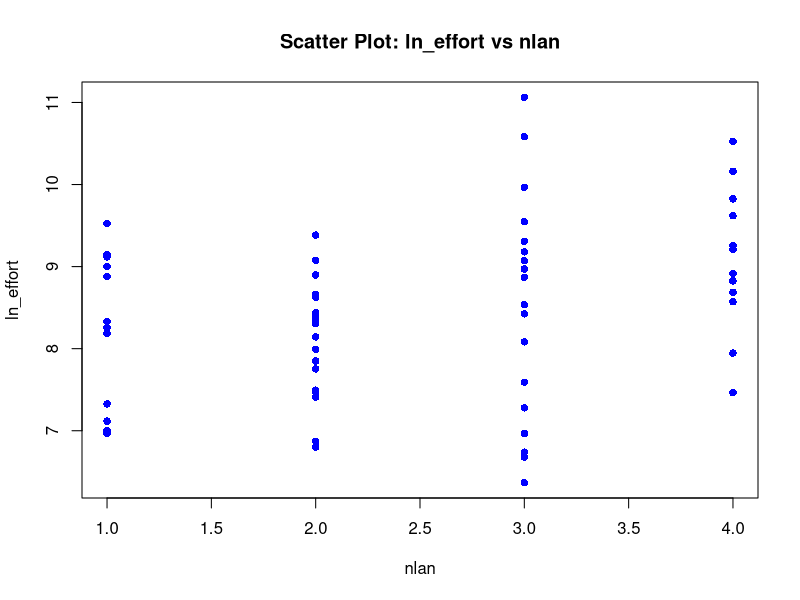
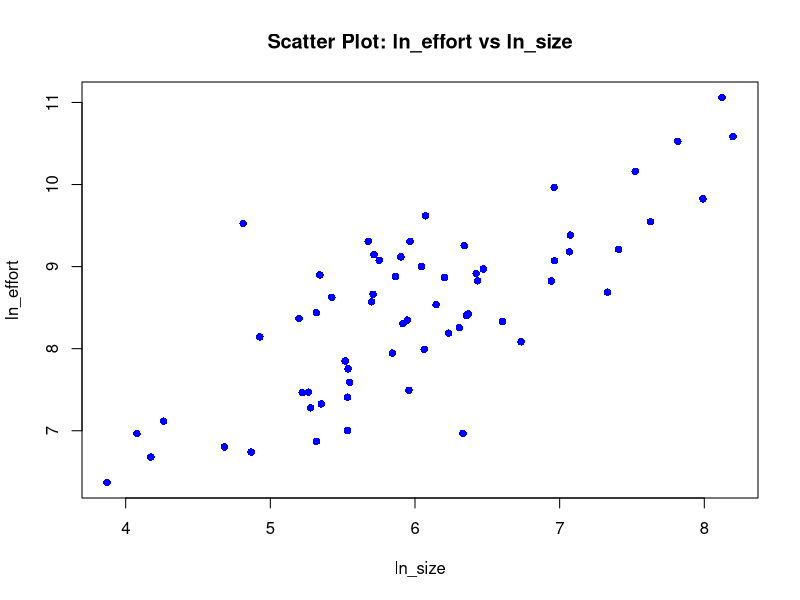

Here is the R script that generated these plots, in order:
# Read the dataset
dataset <- read.csv("./data/modified_software_cost_projects.csv", header = TRUE)

# Scatter plot of 'effort' against 'size'
plot(dataset$nlan, log(dataset$effort), main = "Scatter Plot: ln_effort vs nlan", 
     xlab = "nlan", ylab = "ln_effort", col = "blue", pch = 16)

# Save the plot to a PNG file
png("scatter_plot_effort_size.png")
dev.off()


# Read the dataset
dataset <- read.csv("./data/software_cost_projects.csv", header = TRUE)

# Scatter plot of 'effort' against 'size'
plot(log(dataset$size), log(dataset$effort), main = "Scatter Plot: ln_effort vs ln_size", 
     xlab = "ln_size", ylab = "ln_effort", col = "blue", pch = 16)

# Save the plot to a PNG file
png("scatter_plot_effort_size.png")
dev.off()
